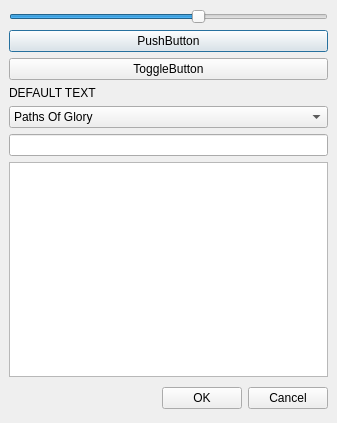
<ui version="4.0" >
 <author></author>
 <comment></comment>
 <exportmacro></exportmacro>
 <class>Dialog</class>
 <widget class="QDialog" name="Dialog" >
  <property name="geometry" >
   <rect>
    <x>0</x>
    <y>0</y>
    <width>337</width>
    <height>423</height>
   </rect>
  </property>
  <property name="windowTitle" >
   <string>Dialog</string>
  </property>
  <layout class="QVBoxLayout" >
   <property name="margin" >
    <number>9</number>
   </property>
   <property name="spacing" >
    <number>6</number>
   </property>
   <item>
    <widget class="QSlider" name="slider" >
     <property name="maximum" >
      <number>5</number>
     </property>
     <property name="value" >
      <number>3</number>
     </property>
     <property name="orientation" >
      <enum>Qt::Horizontal</enum>
     </property>
    </widget>
   </item>
   <item>
    <widget class="QPushButton" name="pushbutton" >
     <property name="text" >
      <string>PushButton</string>
     </property>
    </widget>
   </item>
   <item>
    <widget class="QPushButton" name="togglebutton" >
     <property name="text" >
      <string>ToggleButton</string>
     </property>
     <property name="checkable" >
      <bool>true</bool>
     </property>
    </widget>
   </item>
   <item>
    <widget class="QLabel" name="label_cameraPos" >
     <property name="text" >
      <string>DEFAULT TEXT</string>
     </property>
    </widget>
   </item>
   <item>
    <widget class="QComboBox" name="comboBox" >
     <item>
      <property name="text" >
       <string>Paths Of Glory</string>
      </property>
     </item>
     <item>
      <property name="text" >
       <string>Lolita</string>
      </property>
     </item>
     <item>
      <property name="text" >
       <string>Dr. Strangelove</string>
      </property>
     </item>
     <item>
      <property name="text" >
       <string>2001: A Space Odyssey</string>
      </property>
     </item>
     <item>
      <property name="text" >
       <string>Clockwork Orange</string>
      </property>
     </item>
     <item>
      <property name="text" >
       <string>Barry Lyndon</string>
      </property>
     </item>
     <item>
      <property name="text" >
       <string>The Shining</string>
      </property>
     </item>
     <item>
      <property name="text" >
       <string>Full Metal Jacket</string>
      </property>
     </item>
     <item>
      <property name="text" >
       <string>Eyes Wide Shut</string>
      </property>
     </item>
    </widget>
   </item>
   <item>
    <widget class="QLineEdit" name="lineEdit" />
   </item>
   <item>
    <widget class="QTextEdit" name="textEdit" >
     <property name="acceptRichText" >
      <bool>false</bool>
     </property>
    </widget>
   </item>
   <item>
    <layout class="QHBoxLayout" >
     <property name="margin" >
      <number>0</number>
     </property>
     <property name="spacing" >
      <number>6</number>
     </property>
     <item>
      <spacer>
       <property name="orientation" >
        <enum>Qt::Horizontal</enum>
       </property>
       <property name="sizeHint" >
        <size>
         <width>131</width>
         <height>31</height>
        </size>
       </property>
      </spacer>
     </item>
     <item>
      <widget class="QPushButton" name="okButton" >
       <property name="text" >
        <string>OK</string>
       </property>
      </widget>
     </item>
     <item>
      <widget class="QPushButton" name="cancelButton" >
       <property name="text" >
        <string>Cancel</string>
       </property>
      </widget>
     </item>
    </layout>
   </item>
  </layout>
 </widget>
 <pixmapfunction></pixmapfunction>
 <resources/>
 <connections>
  <connection>
   <sender>okButton</sender>
   <signal>clicked()</signal>
   <receiver>Dialog</receiver>
   <slot>accept()</slot>
   <hints>
    <hint type="sourcelabel" >
     <x>278</x>
     <y>253</y>
    </hint>
    <hint type="destinationlabel" >
     <x>96</x>
     <y>254</y>
    </hint>
   </hints>
  </connection>
  <connection>
   <sender>cancelButton</sender>
   <signal>clicked()</signal>
   <receiver>Dialog</receiver>
   <slot>reject()</slot>
   <hints>
    <hint type="sourcelabel" >
     <x>369</x>
     <y>253</y>
    </hint>
    <hint type="destinationlabel" >
     <x>179</x>
     <y>282</y>
    </hint>
   </hints>
  </connection>
 </connections>
</ui>
